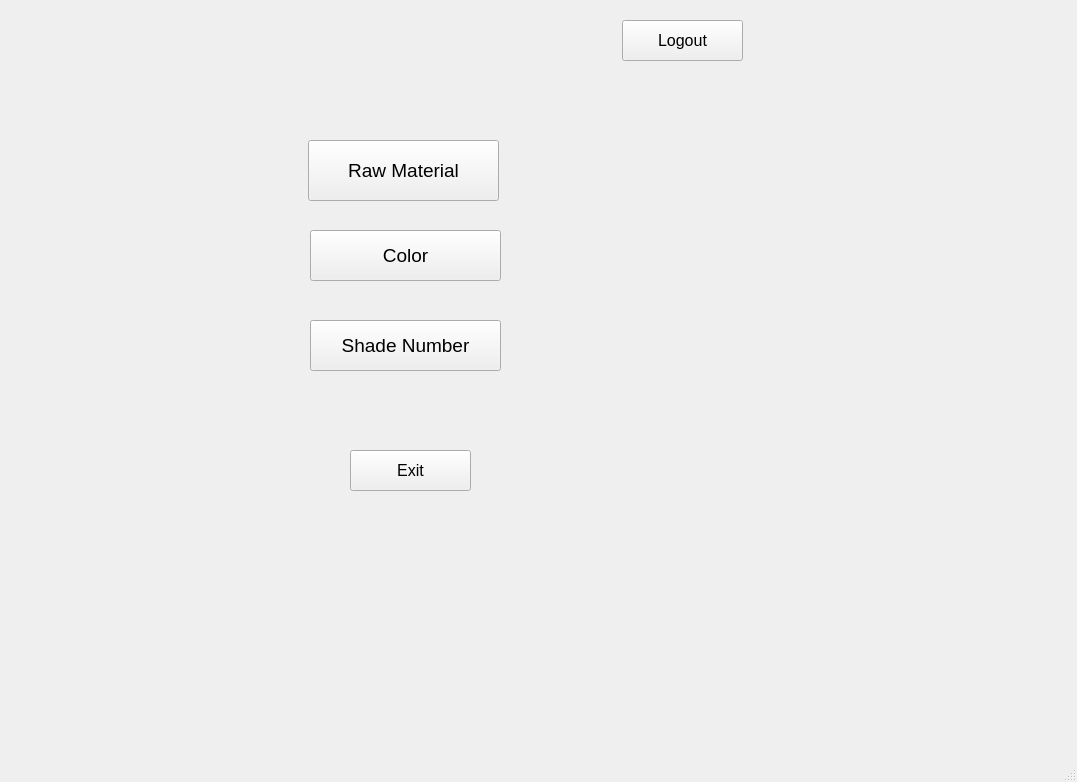
<?xml version="1.0" encoding="UTF-8"?>
<ui version="4.0">
 <class>MainWindow</class>
 <widget class="QMainWindow" name="MainWindow">
  <property name="geometry">
   <rect>
    <x>0</x>
    <y>0</y>
    <width>1077</width>
    <height>782</height>
   </rect>
  </property>
  <property name="windowTitle">
   <string>MainWindow</string>
  </property>
  <widget class="QWidget" name="centralwidget">
   <widget class="QPushButton" name="RM">
    <property name="geometry">
     <rect>
      <x>308</x>
      <y>140</y>
      <width>191</width>
      <height>61</height>
     </rect>
    </property>
    <property name="font">
     <font>
      <pointsize>14</pointsize>
     </font>
    </property>
    <property name="text">
     <string>Raw Material</string>
    </property>
   </widget>
   <widget class="QPushButton" name="Col">
    <property name="geometry">
     <rect>
      <x>310</x>
      <y>230</y>
      <width>191</width>
      <height>51</height>
     </rect>
    </property>
    <property name="font">
     <font>
      <pointsize>14</pointsize>
     </font>
    </property>
    <property name="text">
     <string>Color</string>
    </property>
   </widget>
   <widget class="QPushButton" name="EP">
    <property name="geometry">
     <rect>
      <x>310</x>
      <y>320</y>
      <width>191</width>
      <height>51</height>
     </rect>
    </property>
    <property name="font">
     <font>
      <pointsize>14</pointsize>
     </font>
    </property>
    <property name="text">
     <string>Shade Number</string>
    </property>
   </widget>
   <widget class="QPushButton" name="logout">
    <property name="geometry">
     <rect>
      <x>622</x>
      <y>20</y>
      <width>121</width>
      <height>41</height>
     </rect>
    </property>
    <property name="font">
     <font>
      <pointsize>12</pointsize>
     </font>
    </property>
    <property name="text">
     <string>Logout</string>
    </property>
   </widget>
   <widget class="QPushButton" name="exit">
    <property name="geometry">
     <rect>
      <x>350</x>
      <y>450</y>
      <width>121</width>
      <height>41</height>
     </rect>
    </property>
    <property name="font">
     <font>
      <pointsize>12</pointsize>
     </font>
    </property>
    <property name="text">
     <string>Exit</string>
    </property>
   </widget>
  </widget>
  <widget class="QMenuBar" name="menubar">
   <property name="geometry">
    <rect>
     <x>0</x>
     <y>0</y>
     <width>1077</width>
     <height>26</height>
    </rect>
   </property>
  </widget>
  <widget class="QStatusBar" name="statusbar"/>
 </widget>
 <resources/>
 <connections/>
</ui>
